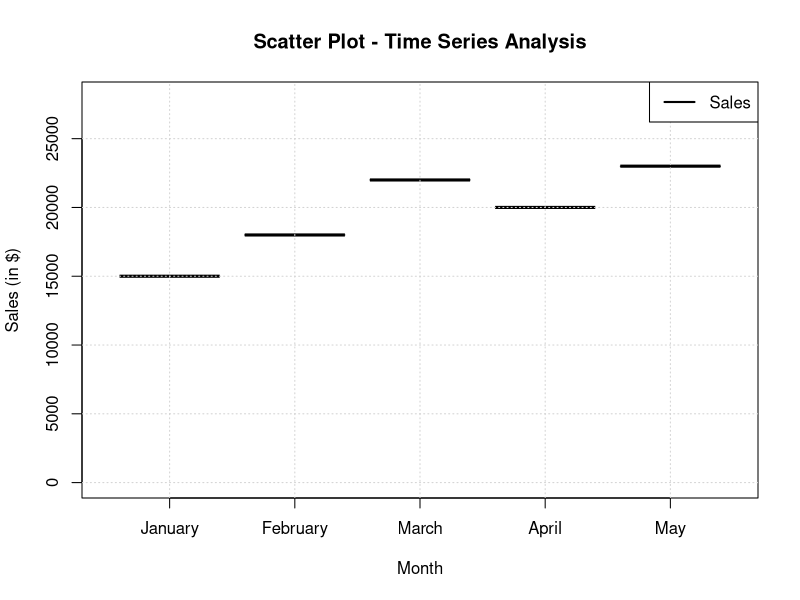

Source code (R):
# Provided data
sales_data <- data.frame(
  Month = c('January', 'February', 'March', 'April', 'May'),
  Sales = c(15000, 18000, 22000, 20000, 23000)
)

# Convert Month to factor
sales_data$Month <- factor(sales_data$Month, levels = unique(sales_data$Month))

# Scatter Plot
plot(sales_data$Month, sales_data$Sales, col = "blue", pch = 16,
     main = "Scatter Plot - Time Series Analysis", xlab = "Month", ylab = "Sales (in $)",
     ylim = c(0, max(sales_data$Sales) + 5000))



# Add grid for better readability
grid()

# Add legend
legend("topright", legend = c("Sales"), col = c("black"), lty = 1, lwd = 2, bg = "white")
